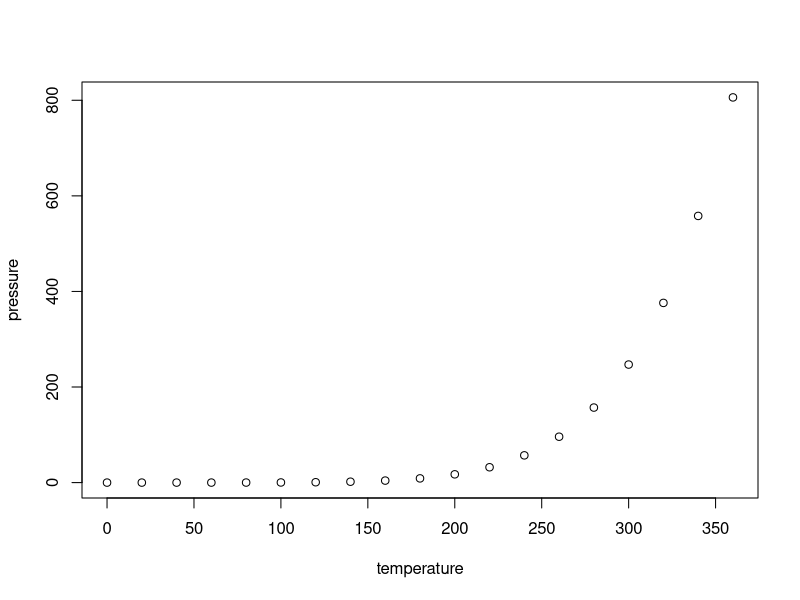
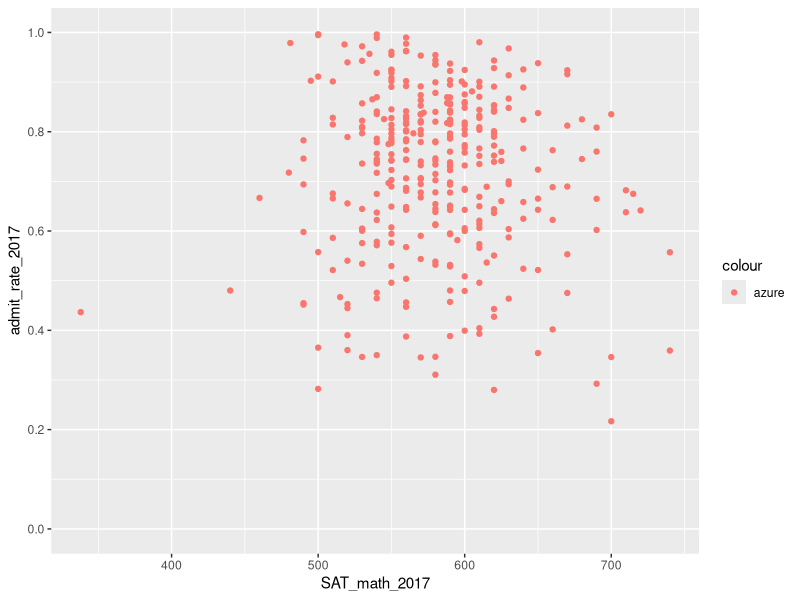

Generate these figures, in order, with R:
## ---- chunk 1
knitr::opts_chunk$set(echo = TRUE)
## ---- chunk 2
summary(cars)
## ---- chunk 3
plot(pressure)
## ---- chunk 4
library(tidyverse)
## ---- chunk 5
IPEDS <- read_csv("IPEDS_data.csv")
## ---- chunk 6
IPEDS <- IPEDS %>%
  rename(enrollment_2018 = 'Grand total (EFFY2018  Undergraduate)') %>%
  rename(enrollment_2017 = 'Grand total (EFFY2017  Undergraduate)') %>%
  rename(enrollment_2016 = 'Grand total (EFFY2016  Undergraduate)') %>%
  rename(enrollment_2015 = 'Grand total (EFFY2015  Undergraduate)') %>%
  rename(enrollment_2014 = 'Grand total (EFFY2014  Undergraduate)') %>%
  rename(enrollment_2013 = 'Grand total (EFFY2013  Undergraduate)') %>%
  rename(enrollment_2012 = 'Grand total (EFFY2012  Undergraduate)') %>%
  rename(enrollment_2011 = 'Grand total (EFFY2011  Undergraduate)') %>%
  rename(enrollment_2010 = 'Grand total (EFFY2010  Undergraduate)') %>%
  rename(enrollment_2009 = 'Grand total (EFFY2009  Undergraduate)') %>%
  rename(state_abbrev = 'State abbreviation (HD2017)') %>%
  rename(state_tuition_2017 = 'Total price for in-state students living on campus 2017-18 (DRVIC2017)') %>%
  rename(applicants_2017 = 'Applicants total (ADM2017)') %>%
  rename(admissions_2017 = 'Admissions total (ADM2017)') %>%
  rename(SAT_math_2017 = 'SAT Math 75th percentile score (ADM2017)')
## ---- chunk 7
IPEDS <- IPEDS %>%
  mutate(admit_rate_2017 = admissions_2017/applicants_2017)
## ---- chunk 8
IPEDS %>%
  ggplot(mapping = aes(x = SAT_math_2017, y = admit_rate_2017, color = "azure")) +
  geom_point() +
  scale_y_continuous(lim = c(0, 1), breaks = c(0, 0.2, 0.4, 0.6, 0.8, 1))
